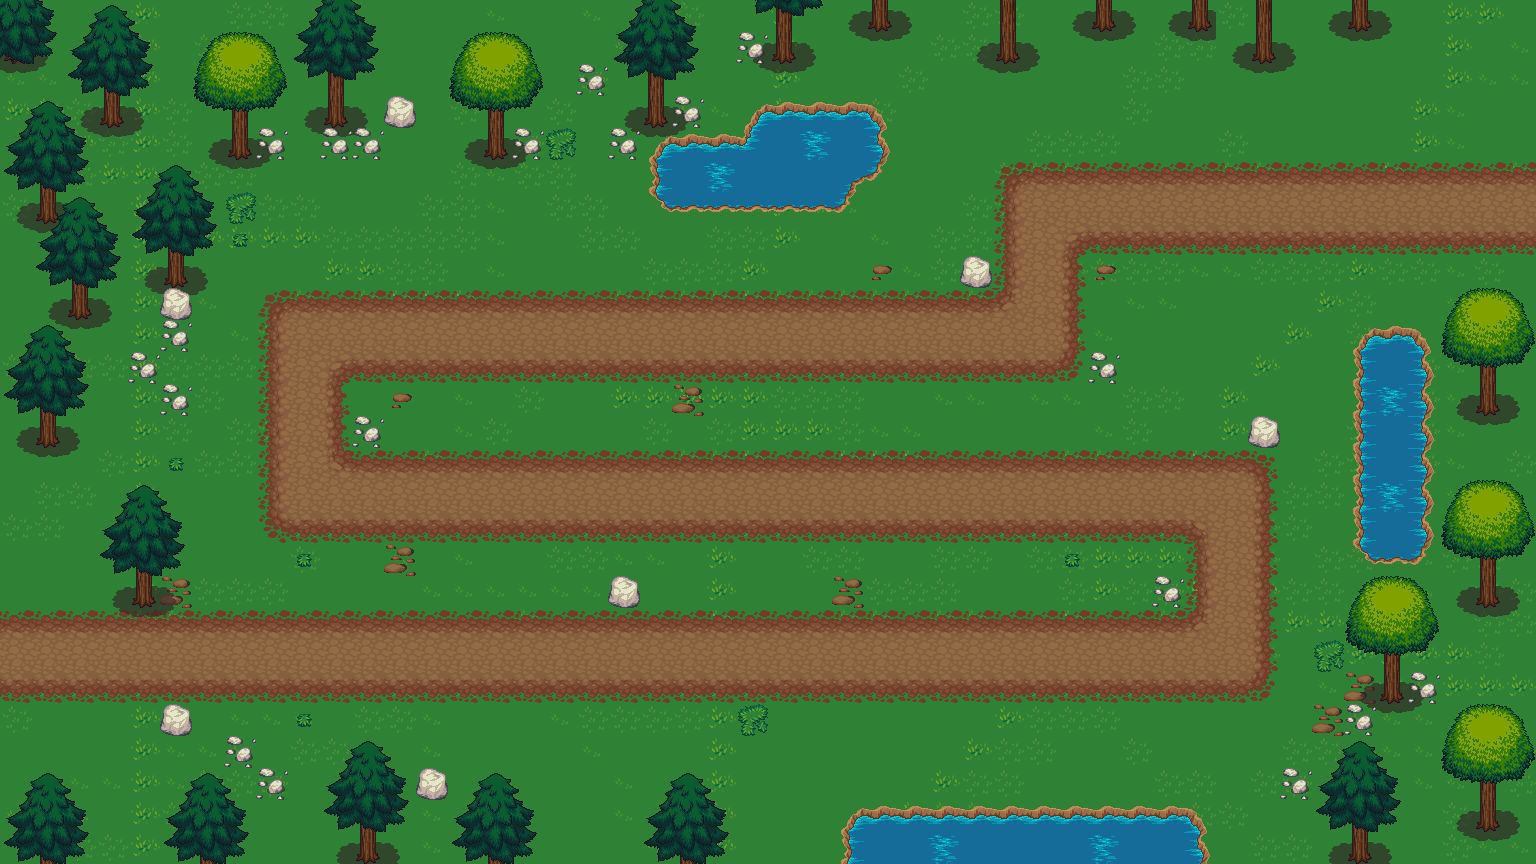

A level layout from a 2D game, rendered from its tile map. Below: a short description, then the map file with tile-grid data replaced by summaries:
An orthogonal 48x27 tile map with 32x32 px tiles, 5 tile layers (Grass, Path, Water, Trunks, ...), 10 tilesets and 27 objects.

<map version="1.0" orientation="orthogonal" renderorder="right-down" width="48" height="27" tilewidth="32" tileheight="32" nextobjectid="93">
 <tileset firstgid="1" name="grass" tilewidth="32" tileheight="32" tilecount="18" columns="3">
  <image source="LPC Base Assets/tiles/grass.png" width="96" height="192" />
  <terraintypes>
   <terrain name="Grass" tile="-1" />
  </terraintypes>
  <tile id="1" terrain="0,0,0," />
  <tile id="2" terrain="0,0,,0" />
  <tile id="4" terrain="0,,0,0" />
  <tile id="5" terrain=",0,0,0" />
  <tile id="6" terrain=",,,0" />
  <tile id="7" terrain=",,0,0" />
  <tile id="8" terrain=",,0," />
  <tile id="9" terrain=",0,,0" />
  <tile id="10" terrain="0,0,0,0" />
  <tile id="11" terrain="0,,0," />
  <tile id="12" terrain=",0,," />
  <tile id="13" terrain="0,0,," />
  <tile id="14" terrain="0,,," />
 </tileset>
 <tileset firstgid="19" name="dirtlight" tilewidth="32" tileheight="32" tilecount="18" columns="3">
  <image source="LPC Base Assets/tiles/dirt.png" width="96" height="192" />
  <terraintypes>
   <terrain name="Dirt" tile="-1" />
  </terraintypes>
  <tile id="1" terrain="0,0,0," />
  <tile id="2" terrain="0,0,,0" />
  <tile id="4" terrain="0,,0,0" />
  <tile id="5" terrain=",0,0,0" />
  <tile id="6" terrain=",,,0" />
  <tile id="7" terrain=",,0,0" />
  <tile id="8" terrain=",,0," />
  <tile id="9" terrain=",0,,0" />
  <tile id="10" terrain="0,0,0,0" />
  <tile id="11" terrain="0,,0," />
  <tile id="12" terrain=",0,," />
  <tile id="13" terrain="0,0,," />
  <tile id="14" terrain="0,,," />
 </tileset>
 <tileset firstgid="37" name="dirtdark" tilewidth="32" tileheight="32" tilecount="18" columns="3">
  <image source="LPC Base Assets/tiles/dirt2.png" width="96" height="192" />
  <terraintypes>
   <terrain name="dirt" tile="-1" />
  </terraintypes>
  <tile id="1" terrain="0,0,0," />
  <tile id="2" terrain="0,0,,0" />
  <tile id="4" terrain="0,,0,0" />
  <tile id="5" terrain=",0,0,0" />
  <tile id="6" terrain=",,,0" />
  <tile id="7" terrain=",,0,0" />
  <tile id="8" terrain=",,0," />
  <tile id="9" terrain=",0,,0" />
  <tile id="10" terrain="0,0,0,0" />
  <tile id="11" terrain="0,,0," />
  <tile id="12" terrain=",0,," />
  <tile id="13" terrain="0,0,," />
  <tile id="14" terrain="0,,," />
 </tileset>
 <tileset firstgid="55" name="watergrass" tilewidth="32" tileheight="32" tilecount="18" columns="3">
  <image source="LPC Base Assets/tiles/watergrass.png" width="96" height="192" />
  <terraintypes>
   <terrain name="watergrass" tile="-1" />
  </terraintypes>
  <tile id="1" terrain="0,0,0," />
  <tile id="2" terrain="0,0,,0" />
  <tile id="4" terrain="0,,0,0" />
  <tile id="5" terrain=",0,0,0" />
  <tile id="6" terrain=",,,0" />
  <tile id="7" terrain=",,0,0" />
  <tile id="8" terrain=",,0," />
  <tile id="9" terrain=",0,,0" />
  <tile id="10" terrain="0,0,0,0" />
  <tile id="11" terrain="0,,0," />
  <tile id="12" terrain=",0,," />
  <tile id="13" terrain="0,0,," />
  <tile id="14" terrain="0,,," />
  <tile id="17">
   <animation>
    <frame tileid="15" duration="300" />
    <frame tileid="16" duration="300" />
    <frame tileid="17" duration="300" />
   </animation>
  </tile>
 </tileset>
 <tileset firstgid="73" name="water" tilewidth="32" tileheight="32" tilecount="18" columns="3">
  <image source="LPC Base Assets/tiles/water.png" width="96" height="192" />
  <terraintypes>
   <terrain name="water" tile="-1" />
  </terraintypes>
  <tile id="1" terrain="0,0,0," />
  <tile id="2" terrain="0,0,,0" />
  <tile id="4" terrain="0,,0,0" />
  <tile id="5" terrain=",0,0,0" />
  <tile id="6" terrain=",,,0" />
  <tile id="7" terrain=",,0,0" />
  <tile id="8" terrain=",,0," />
  <tile id="9" terrain=",0,,0" />
  <tile id="10" terrain="0,0,0,0" />
  <tile id="11" terrain="0,,0," />
  <tile id="12" terrain=",0,," />
  <tile id="13" terrain="0,0,," />
  <tile id="14" terrain="0,,," />
 </tileset>
 <tileset firstgid="91" name="cement" tilewidth="32" tileheight="32" tilecount="18" columns="3">
  <image source="LPC Base Assets/tiles/cement.png" width="96" height="192" />
 </tileset>
 <tileset firstgid="109" name="lava" tilewidth="32" tileheight="32" tilecount="18" columns="3">
  <image source="LPC Base Assets/tiles/lava.png" width="96" height="192" />
  <terraintypes>
   <terrain name="lava" tile="-1" />
  </terraintypes>
  <tile id="1" terrain="0,0,0," />
  <tile id="2" terrain="0,0,,0" />
  <tile id="4" terrain="0,,0,0" />
  <tile id="5" terrain=",0,0,0" />
  <tile id="6" terrain=",,,0" />
  <tile id="7" terrain=",,0,0" />
  <tile id="8" terrain=",,0," />
  <tile id="9" terrain=",0,,0" />
  <tile id="10" terrain="0,0,0,0" />
  <tile id="11" terrain="0,,0," />
  <tile id="12" terrain=",0,," />
  <tile id="13" terrain="0,0,," />
  <tile id="14" terrain="0,,," />
 </tileset>
 <tileset firstgid="127" name="treetop" tilewidth="32" tileheight="32" tilecount="42" columns="6">
  <image source="LPC Base Assets/tiles/treetop.png" width="192" height="224" />
 </tileset>
 <tileset firstgid="169" name="trunk" tilewidth="32" tileheight="32" tilecount="18" columns="6">
  <image source="LPC Base Assets/tiles/trunk.png" width="192" height="96" />
 </tileset>
 <tileset firstgid="187" name="rock" tilewidth="32" tileheight="32" tilecount="2" columns="2">
  <image source="LPC Base Assets/tiles/rock.png" width="64" height="32" />
 </tileset>
 <objectgroup name="Obstacles">
  <object id="78" x="0" y="704" width="1280" height="32" />
  <object id="79" x="1280" y="448" width="32" height="288" />
  <object id="82" x="0" y="576" width="1184" height="32" />
  <object id="83" x="256" y="544" width="928" height="32" />
  <object id="84" x="224" y="288" width="32" height="288" />
  <object id="85" x="224" y="256" width="768" height="32" />
  <object id="86" x="960" y="128" width="576" height="32" />
  <object id="87" x="960" y="160" width="32" height="96" />
  <object id="88" x="352" y="416" width="960" height="32" />
  <object id="89" x="352" y="384" width="736" height="32" />
  <object id="90" x="1088" y="256" width="32" height="160" />
  <object id="91" x="1120" y="256" width="416" height="32" />
  <object id="92" x="0" y="608" width="32" height="96" />
 </objectgroup>
 <objectgroup name="Towers">
  <object id="64" x="192" y="256" width="64" height="352" />
  <object id="65" x="256" y="160" width="384" height="128" />
  <object id="66" x="640" y="224" width="352" height="64" />
  <object id="67" x="896" y="96" width="96" height="128" />
  <object id="68" x="992" y="96" width="416" height="64" />
  <object id="69" x="160" y="704" width="192" height="64" />
  <object id="70" x="384" y="704" width="896" height="64" />
  <object id="71" x="256" y="544" width="928" height="64" />
  <object id="72" x="352" y="384" width="928" height="64" />
  <object id="73" x="1088" y="256" width="256" height="128" />
  <object id="74" x="1280" y="384" width="64" height="352" />
  <object id="75" x="1344" y="256" width="64" height="64" />
 </objectgroup>
 <objectgroup name="Spawn">
  <object id="58" x="32" y="640" width="32" height="32" />
 </objectgroup>
 <objectgroup name="Base">
  <object id="57" x="1472" y="192" width="32" height="32" />
 </objectgroup>
 <layer name="Grass" width="48" height="27">
  <data>[1296 cells, 1296 non-empty, 4 distinct tile ids]</data>
 </layer>
 <layer name="Path" width="48" height="27">
  <data>[1296 cells, 369 non-empty, 15 distinct tile ids]</data>
 </layer>
 <layer name="Water" width="48" height="27">
  <data>[1296 cells, 76 non-empty, 12 distinct tile ids]</data>
 </layer>
 <layer name="Trunks" width="48" height="27">
  <data>[1296 cells, 206 non-empty, 9 distinct tile ids]</data>
 </layer>
 <layer name="Trees" width="48" height="27">
  <data>[1296 cells, 222 non-empty, 31 distinct tile ids]</data>
 </layer>
</map>
